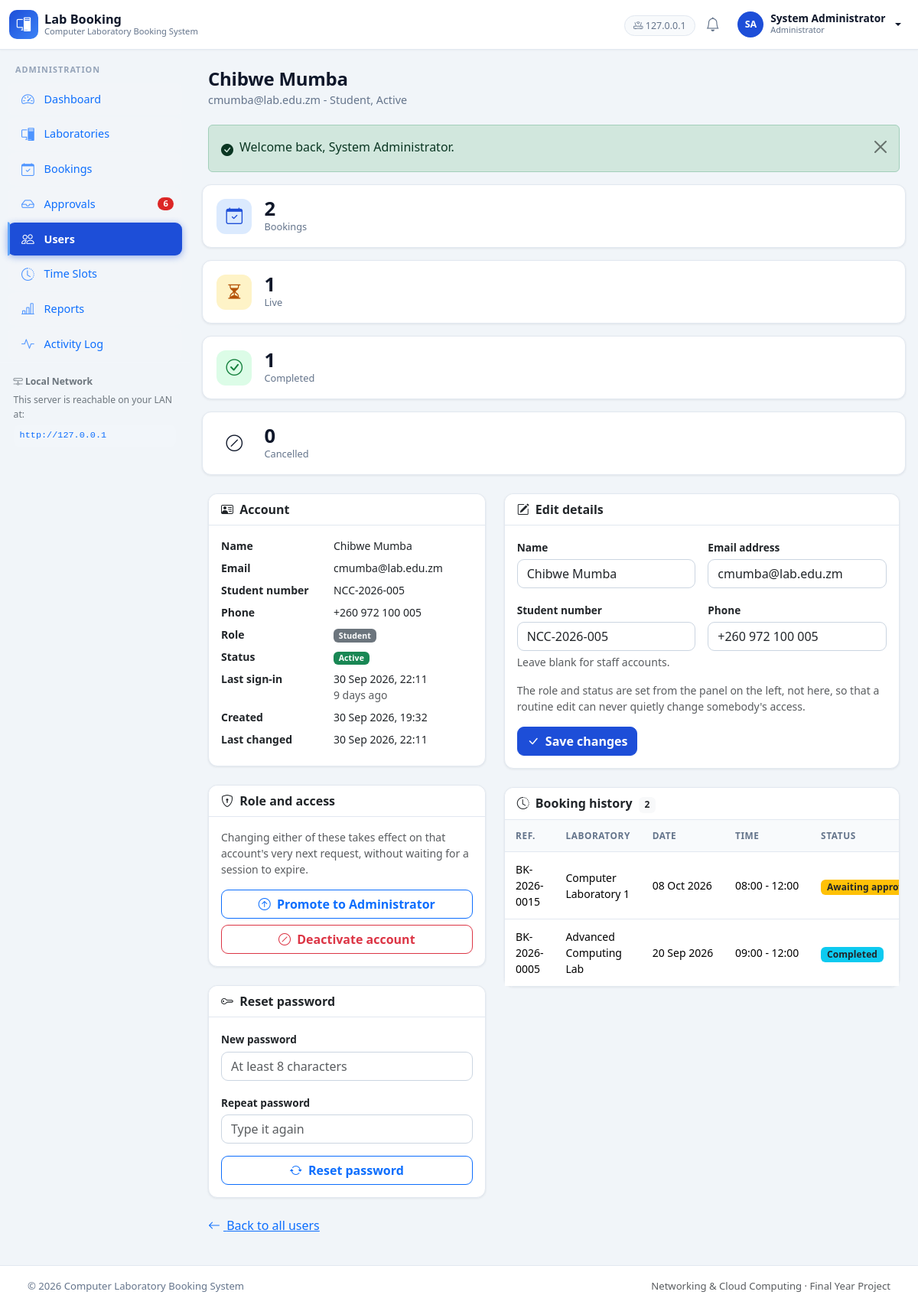
Screenshot of /admin/user.php?id=7 (signed in) with the database file from the repository.
### tables this page shows
CREATE TABLE `users` (
  `id`            INT(11)      NOT NULL AUTO_INCREMENT,
  `name`          VARCHAR(120)  NOT NULL,
  `email`         VARCHAR(191)  NOT NULL,
  `password`      VARCHAR(255)  NOT NULL,
  `role`          ENUM('admin','user')   NOT NULL DEFAULT 'user',
  `status`        ENUM('active','inactive') NOT NULL DEFAULT 'active',
  `student_no`    VARCHAR(50)   DEFAULT NULL,
  `phone`         VARCHAR(30)   DEFAULT NULL,
   
   
   
   
   
  `avatar`        VARCHAR(191)  DEFAULT NULL,
  `last_login_at` DATETIME      DEFAULT NULL,
  `created_at`    DATETIME      NOT NULL DEFAULT CURRENT_TIMESTAMP,
  `updated_at`    DATETIME      NOT NULL DEFAULT CURRENT_TIMESTAMP ON UPDATE CURRENT_TIMESTAMP,
  PRIMARY KEY (`id`),
  UNIQUE KEY `uq_users_email` (`email`),
  UNIQUE KEY `uq_users_student_no` (`student_no`),
  KEY `idx_users_role_status` (`role`,`status`)
);

CREATE TABLE `bookings` (
  `id`            INT(11)     NOT NULL AUTO_INCREMENT,
  `booking_ref`   VARCHAR(20)  NOT NULL,
  `user_id`       INT(11)     NOT NULL,
  `laboratory_id` INT(11)     NOT NULL,
  `booking_date`  DATE         NOT NULL,
  `start_time`    TIME         NOT NULL,
  `end_time`      TIME         NOT NULL,
  `purpose`       VARCHAR(255) NOT NULL,
  `status`        ENUM('pending','approved','rejected','cancelled','completed')
                                NOT NULL DEFAULT 'pending',
  `reviewed_by`   INT(11)      DEFAULT NULL,
  `reviewed_at`   DATETIME     DEFAULT NULL,
  `admin_note`    VARCHAR(255) DEFAULT NULL,
  `created_at`    DATETIME     NOT NULL DEFAULT CURRENT_TIMESTAMP,
  `updated_at`    DATETIME     NOT NULL DEFAULT CURRENT_TIMESTAMP ON UPDATE CURRENT_TIMESTAMP,
  PRIMARY KEY (`id`),
  UNIQUE KEY `uq_bookings_ref` (`booking_ref`),
  KEY `idx_bookings_conflict` (`laboratory_id`,`booking_date`,`status`),
  KEY `idx_bookings_user` (`user_id`),
  KEY `idx_bookings_status` (`status`),
  KEY `idx_bookings_created` (`created_at`),
  CONSTRAINT `fk_bookings_user`
    FOREIGN KEY (`user_id`)       REFERENCES `users` (`id`)
    ON DELETE RESTRICT ON UPDATE CASCADE,
  CONSTRAINT `fk_bookings_laboratory`
    FOREIGN KEY (`laboratory_id`) REFERENCES `laboratories` (`id`)
    ON DELETE RESTRICT ON UPDATE CASCADE,
  CONSTRAINT `fk_bookings_reviewer`
    FOREIGN KEY (`reviewed_by`)   REFERENCES `users` (`id`)
    ON DELETE SET NULL ON UPDATE CASCADE
);

CREATE TABLE `laboratories` (
  `id`             INT(11)      NOT NULL AUTO_INCREMENT,
  `name`           VARCHAR(120)  NOT NULL,
  `location`       VARCHAR(120)  NOT NULL,
  `capacity`       INT(11)      NOT NULL DEFAULT 0,
  `computer_count` INT(11)      NOT NULL DEFAULT 0,
  `description`    TEXT          DEFAULT NULL,
  `status`         ENUM('available','maintenance','inactive') NOT NULL DEFAULT 'available',
  `created_at`     DATETIME      NOT NULL DEFAULT CURRENT_TIMESTAMP,
  `updated_at`     DATETIME      NOT NULL DEFAULT CURRENT_TIMESTAMP ON UPDATE CURRENT_TIMESTAMP,
  PRIMARY KEY (`id`),
  UNIQUE KEY `uq_laboratories_name` (`name`),
  KEY `idx_laboratories_status` (`status`)
);

### admin/user.php (the view, shortened to what the rows shown need)
<?php
require_admin();
$id = query_int('id', 0);
$errors   = array();
$user     = user_find($id);
$history = db_all(
    'SELECT b.*, l.name AS lab_name
       FROM bookings b
       JOIN laboratories l ON l.id = b.laboratory_id
      WHERE b.user_id = ?
      ORDER BY b.booking_date DESC, b.start_time DESC
      LIMIT 20',
    array($id)
);
layout_start(array('title' => $user['name'], 'active' => 'users'));
?>
<div class="row g-4">
    <div class="col-lg-5">
        <div class="card mb-4">
            <div class="card-body">
                <dl class="row mb-0 small">
                    <dt class="col-sm-5">Name</dt>
                    <dd class="col-sm-7"><?php echo e($user['name']); ?></dd>
                    <dt class="col-sm-5">Email</dt>
                    <dd class="col-sm-7"><?php echo e($user['email']); ?></dd>
                    <dt class="col-sm-5">Student number</dt>
                    <dd class="col-sm-7">
                        <?php echo $user['student_no'] === null || $user['student_no'] === ''
                            ? '<span class="text-muted">None</span>' : e($user['student_no']); ?>
                    </dd>
                    <dt class="col-sm-5">Phone</dt>
                    <dd class="col-sm-7">
                        <?php echo $user['phone'] === null || $user['phone'] === ''
                            ? '<span class="text-muted">None</span>' : e($user['phone']); ?>
                    </dd>
                    <dt class="col-sm-5">Role</dt>
                    <dd class="col-sm-7">
                        <span class="badge <?php echo e(user_role_badge_class($user['role'])); ?>">
                            <?php echo e(user_role_label($user['role'])); ?>
                        </span>
                    </dd>
                    <dt class="col-sm-5">Status</dt>
                    <dd class="col-sm-7">
                        <span class="badge <?php echo e(user_status_badge_class($user['status'])); ?>">
                            <?php echo e(user_status_label($user['status'])); ?>
                        </span>
                    </dd>
                    <dt class="col-sm-5">Last sign-in</dt>
                    <dd class="col-sm-7">
                        <?php if ($user['last_login_at'] === null): ?>
                            <span class="text-muted">Never signed in</span>
                        <?php else: ?>
                            <?php echo e(format_date($user['last_login_at'], true)); ?>
                            <div class="text-muted"><?php echo e(time_ago($user['last_login_at'])); ?></div>
                        <?php endif; ?>
                    </dd>
                    <dt class="col-sm-5">Created</dt>
                    <dd class="col-sm-7"><?php echo e(format_date($user['created_at'], true)); ?></dd>
                    <dt class="col-sm-5">Last changed</dt>
                    <dd class="col-sm-7"><?php echo e(format_date($user['updated_at'], true)); ?></dd>
                </dl>
            </div>
        </div>
    </div>
    <div class="col-lg-7">
        <div class="card mb-4">
            <div class="card-body">
                <form method="post" action="" novalidate>
                    <div class="row g-3">
                        <div class="col-md-6">
                            <label class="form-label fw-bold" for="name">Name</label>
                            <input type="text" class="form-control<?php echo isset($errors['name']) ? ' is-invalid' : ''; ?>"
                                   id="name" name="name" maxlength="<?php echo USER_NAME_MAX; ?>"
                                   value="<?php echo e(old('name', $user['name'])); ?>" required>
                        </div>
                        <div class="col-md-6">
                            <label class="form-label fw-bold" for="email">Email address</label>
                            <input type="email" class="form-control<?php echo isset($errors['email']) ? ' is-invalid' : ''; ?>"
                                   id="email" name="email" maxlength="<?php echo USER_EMAIL_MAX; ?>"
                                   value="<?php echo e(old('email', $user['email'])); ?>" required>
                        </div>
                        <div class="col-md-6">
                            <label class="form-label fw-bold" for="student_no">Student number</label>
                            <input type="text" class="form-control<?php echo isset($errors['student_no']) ? ' is-invalid' : ''; ?>"
                                   id="student_no" name="student_no" maxlength="<?php echo USER_STUDENT_NO_MAX; ?>"
                                   value="<?php echo e(old('student_no', $user['student_no'])); ?>">
                            <div class="form-text">Leave blank for staff accounts.</div>
                        </div>
                        <div class="col-md-6">
                            <label class="form-label fw-bold" for="phone">Phone</label>
                            <input type="text" class="form-control<?php echo isset($errors['phone']) ? ' is-invalid' : ''; ?>"
                                   id="phone" name="phone" maxlength="<?php echo USER_PHONE_MAX; ?>"
                                   value="<?php echo e(old('phone', $user['phone'])); ?>">
                        </div>
                    </div>
                </form>
            </div>
        </div>
        <div class="card">
            <?php if (empty($history)): ?>
                <?php
                echo empty_state(
                    'bi-calendar-x',
                    'No bookings',
                    $user['role'] === 'admin'
                        ? 'Administrator accounts do not book laboratories.'
                        : 'This account has not requested a laboratory session yet.'
                );
                ?>
            <?php else: ?>
                <div class="table-responsive">
                    <table class="table table-sm table-hover align-middle mb-0">
                        <thead class="table-light">
                            <tr>
                                <th>Ref.</th>
                                <th>Laboratory</th>
                                <th>Date</th>
                                <th>Time</th>
                                <th>Status</th>
                            </tr>
                        </thead>
                        <tbody>
                            <?php foreach ($history as $b): ?>
                                <tr>
                                    <td class="small"><?php echo e($b['booking_ref']); ?></td>
                                    <td class="small"><?php echo e($b['lab_name']); ?></td>
                                    <td class="small text-nowrap">
                                        <?php echo e(format_date($b['booking_date'])); ?>
                                    </td>
                                    <td class="small text-nowrap">
                                        <?php echo e(format_range($b['start_time'], $b['end_time'])); ?>
                                    </td>
                                    <td>
                                        <span class="badge <?php echo e(status_badge_class($b['status'])); ?>">
                                            <?php echo e(booking_status_label($b['status'])); ?>
                                        </span>
                                    </td>
                                </tr>
                            <?php endforeach; ?>
                        </tbody>
                    </table>
                </div>
            <?php endif; ?>
        </div>
    </div>
</div>

### includes/navbar.php (shortened to what the rows shown need)
<?php
$__user = current_user();
$__serverIp = isset($_SERVER['SERVER_ADDR']) ? $_SERVER['SERVER_ADDR'] : '';
?>
<nav class="navbar navbar-expand-lg app-navbar sticky-top">
  <div class="container-fluid">
    <div class="collapse navbar-collapse justify-content-end">
      <ul class="navbar-nav align-items-lg-center gap-lg-1">
        <?php if (!is_logged_in()): ?>
          <li class="nav-item">
            <a class="btn btn-sm btn-outline-primary" href="<?php echo e(url('auth/login.php')); ?>">Sign in</a>
          </li>
        <?php else: ?>
          <?php if ($__serverIp !== ''): ?>
          <li class="nav-item d-none d-xl-block">
            <span class="nav-server" title="Clients on the local network can reach this server here">
              <i class="bi bi-router"></i> <?php echo e($__serverIp); ?>
            </span>
          </li>
          <?php endif; ?>
          <li class="nav-item">
            <a class="nav-icon" href="<?php echo e(url(is_admin() ? 'admin/notifications.php' : 'user/notifications.php')); ?>"
               title="Notifications">
              <i class="bi bi-bell"></i>
            </a>
          </li>
          <li class="nav-item dropdown">
            <a class="nav-user dropdown-toggle" href="#" data-bs-toggle="dropdown" aria-expanded="false">
              <span class="avatar"><?php echo e(initials($__user['name'])); ?></span>
              <span class="d-none d-sm-inline">
                <strong><?php echo e($__user['name']); ?></strong>
                <small class="role-tag"><?php echo e($__user['role'] === 'admin' ? 'Administrator' : 'Student'); ?></small>
              </span>
            </a>
          </li>
        <?php endif; ?>
      </ul>
    </div>
  </div>
</nav>

### includes/sidebar.php (shortened to what the rows shown need)
<?php
$__active = isset($GLOBALS['__active']) ? $GLOBALS['__active'] : '';
$__isAdmin = is_admin();
if ($__isAdmin) {
    $__links = array(
        array('key' => 'dashboard',     'icon' => 'bi-speedometer2',   'label' => 'Dashboard',      'href' => 'admin/index.php'),
        array('key' => 'laboratories',  'icon' => 'bi-pc-display',     'label' => 'Laboratories',   'href' => 'admin/laboratories.php'),
        array('key' => 'bookings',      'icon' => 'bi-calendar-check',  'label' => 'Bookings',       'href' => 'admin/bookings.php'),
        array('key' => 'approvals',     'icon' => 'bi-inbox',           'label' => 'Approvals',      'href' => 'admin/approvals.php', 'badge' => 'pending'),
        array('key' => 'users',         'icon' => 'bi-people',          'label' => 'Users',          'href' => 'admin/users.php'),
        array('key' => 'slots',         'icon' => 'bi-clock-history',   'label' => 'Time Slots',     'href' => 'admin/time-slots.php'),
        array('key' => 'reports',       'icon' => 'bi-bar-chart-line',  'label' => 'Reports',        'href' => 'admin/reports.php'),
        array('key' => 'activity',      'icon' => 'bi-activity',        'label' => 'Activity Log',   'href' => 'admin/activity.php'),
    );
    $__section = 'Administration';
}
$__pendingCount = 0;
if ($__isAdmin) {
    try {
        $__pendingCount = (int) db_value("SELECT COUNT(*) FROM bookings WHERE status = 'pending'");
    } catch (Exception $e) {
        $__pendingCount = 0;
    }
}
?>
<aside class="app-sidebar offcanvas-lg offcanvas-start" tabindex="-1" id="appSidebar"
       aria-label="Main navigation">
  <div class="offcanvas-body d-lg-flex flex-column p-0">
    <div class="sidebar-section"><?php echo e($__section); ?></div>
    <nav class="sidebar-nav">
      <?php foreach ($__links as $__link):
          $__count = 0;
          if (isset($__link['badge']) && $__link['badge'] === 'pending') {
              $__count = $__pendingCount;
          }
      ?>
        <a class="sidebar-link text-primary<?php echo nav_active($__active, $__link['key']); ?>"
           href="<?php echo e(url($__link['href'])); ?>">
          <i class="bi <?php echo e($__link['icon']); ?>"></i>
          <span><?php echo e($__link['label']); ?></span>
          <?php if ($__count > 0): ?>
            <span class="sidebar-badge"><?php echo e($__count); ?></span>
          <?php endif; ?>
        </a>
      <?php endforeach; ?>
    </nav>
    <div class="sidebar-foot">
      <div class="sidebar-foot-title text-secondary"><i class="bi bi-hdd-network"></i> Local Network</div>
      <p class="mb-1 text-secondary">This server is reachable on your LAN at:</p>
      <code class="lan-url text-primary">http://<?php echo e(isset($_SERVER['SERVER_ADDR']) ? $_SERVER['SERVER_ADDR'] : 'SERVER_IP'); ?></code>
    </div>
  </div>
</aside>

### rows the page displays
users: name "SA", name "System Administrator", role "Administrator", role "ADMINISTRATION"
users: name "Chibwe Mumba", email "cmumba@lab.edu.zm", student_no "NCC-2026-005", phone "+260 972 100 005", role "Student", status "Active", last_login_at "30 Sep 2026, 22:11", last_login_at "9 days ago", created_at "30 Sep 2026, 19:32", updated_at "30 Sep 2026, 22:11"
bookings: booking_ref "BK-2026-0015", laboratory.name "Computer Laboratory 1", booking_date "08 Oct 2026", format_range($b['start_time'], $b['end_time']) "08:00 - 12:00", status "Awaiting…"
bookings: booking_ref "BK-2026-0005", laboratory.name "Advanced Computing Lab", booking_date "20 Sep 2026", format_range($b['start_time'], $b['end_time']) "09:00 - 12:00", status "Completed"

### other values shown
$__serverIp "127.0.0.1"
$__link['label'] "Dashboard"
$__link['label'] "Laboratories"
$__link['label'] "Bookings"
$__link['label'] "Approvals"
$__count "6"
$__link['label'] "Users"
$__link['label'] "Time Slots"
$__link['label'] "Reports"
$__link['label'] "Activity Log"
isset($_SERVER['SERVER_ADDR']) ? $_SERVER['SERVER_ADDR'] : 'SERVER_IP' "127.0.0.1"
$title "Chibwe Mumba"
$subtitle "cmumba@lab.edu.zm - Student, Active"
$flash['message'] "Welcome back, System Administrator."
$value "2 1 1 0"
